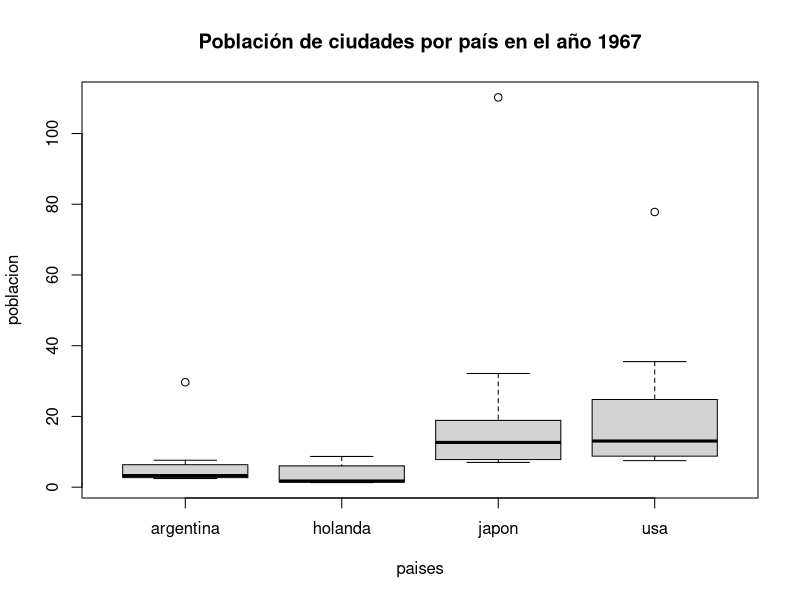

Write the R code that produced this figure.
# --------- Ejercicio 1-------
poblacion <- c(29.66, 7.61, 6.35, 4.10, 3.8, 2.75, 2.70, 2.69, 2.51, 2.44,
               77.81, 35.50, 24.79, 20.02, 16.70, 9.39, 9.38, 8.76, 7.63, 7.5,
               8.68, 7.31, 6.02, 2.64, 1.75, 1.72, 1.51, 1.42, 1.31, 1.29,
               110.21, 32.14, 18.88, 16.38, 13.37, 11.92, 10.71, 7.8, 7.7, 7);
paises <- c("argentina","argentina","argentina","argentina","argentina","argentina",
            "argentina","argentina","argentina","argentina","usa","usa","usa","usa","usa",
            "usa","usa","usa","usa","usa","holanda", "holanda", "holanda","holanda","holanda",
            "holanda","holanda","holanda","holanda","holanda","japon", "japon",
            "japon","japon","japon","japon","japon","japon","japon","japon");

bplot = boxplot(poblacion~paises, main='Población de ciudades por país en el año 1967');
